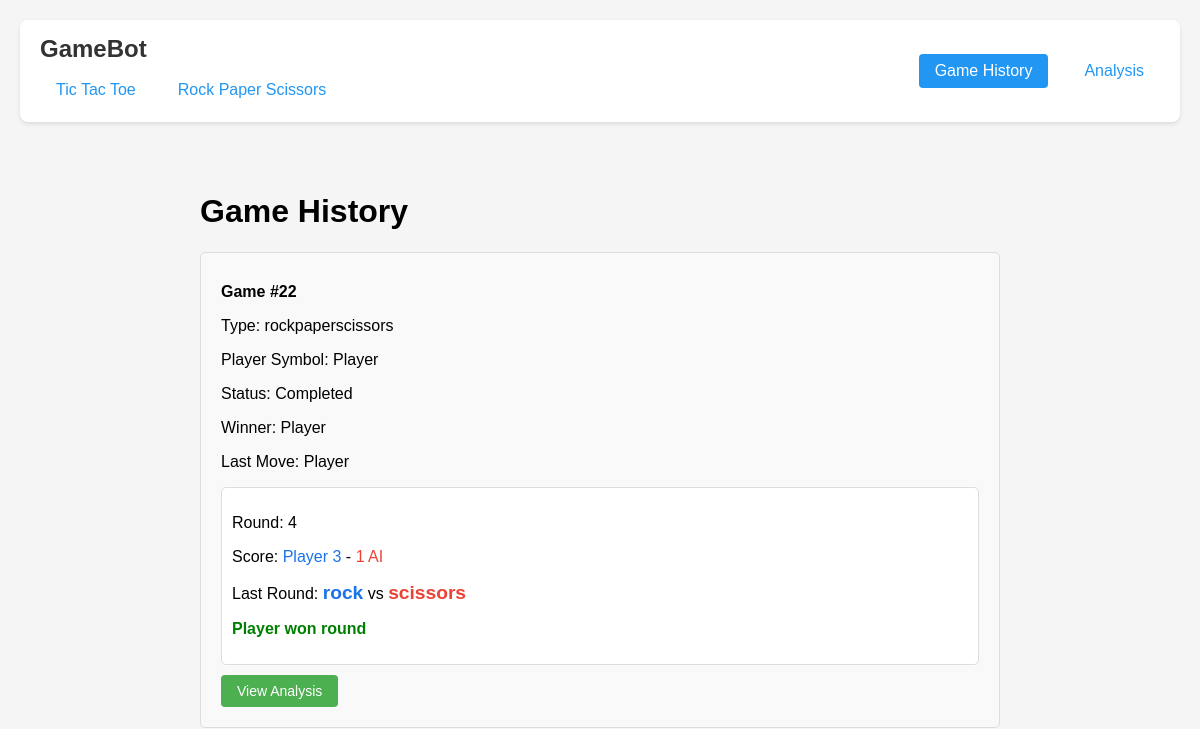
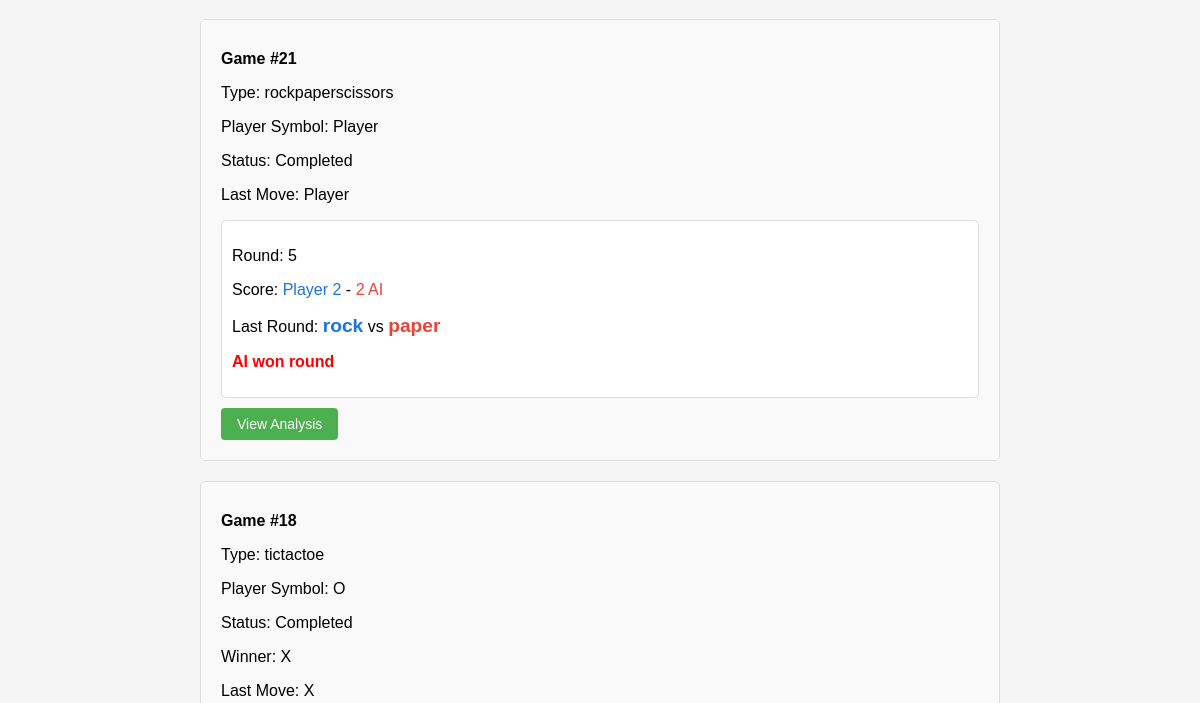
Before: /games (upper part) with the older database file (2 pictures, top to bottom).
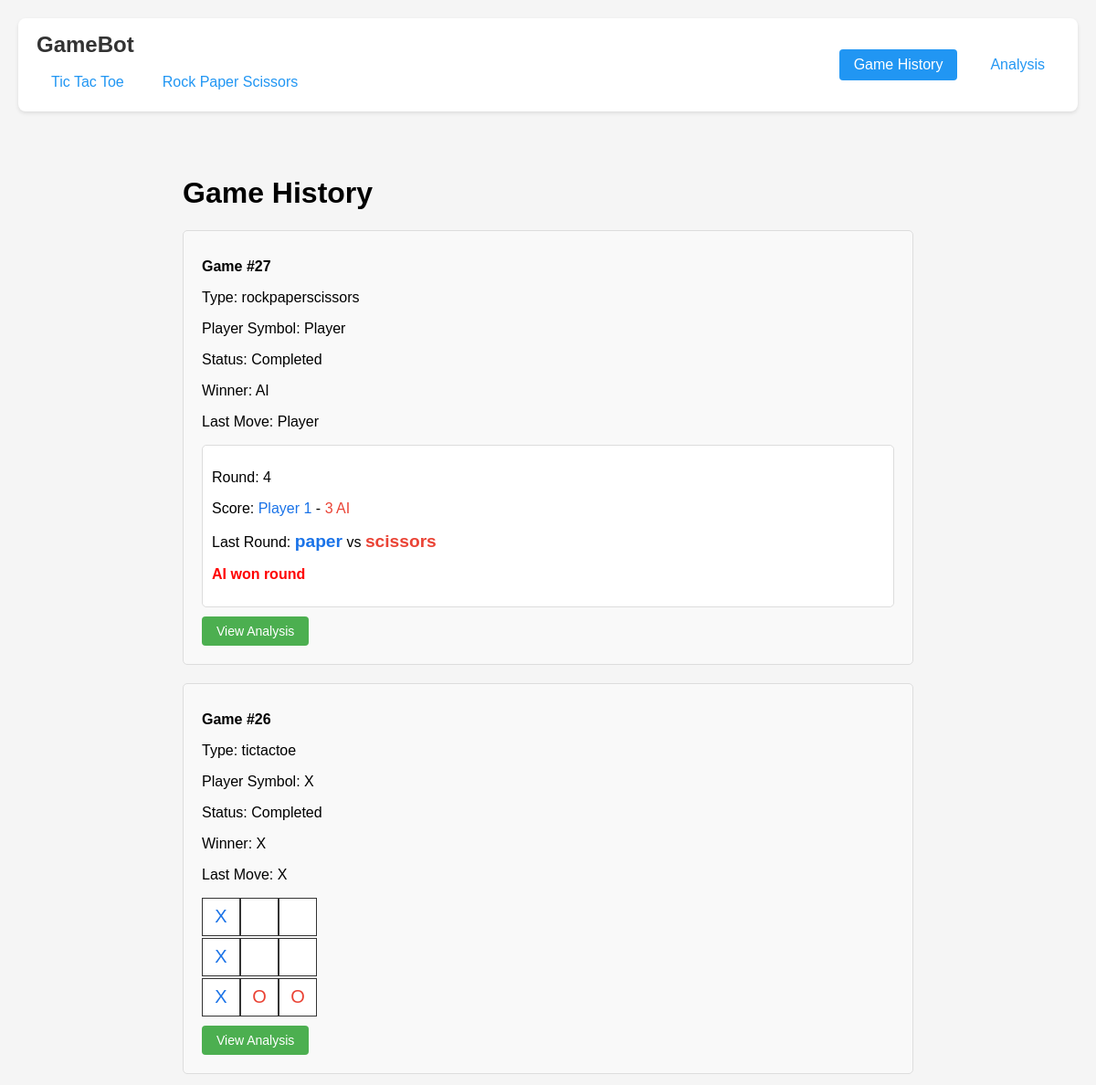
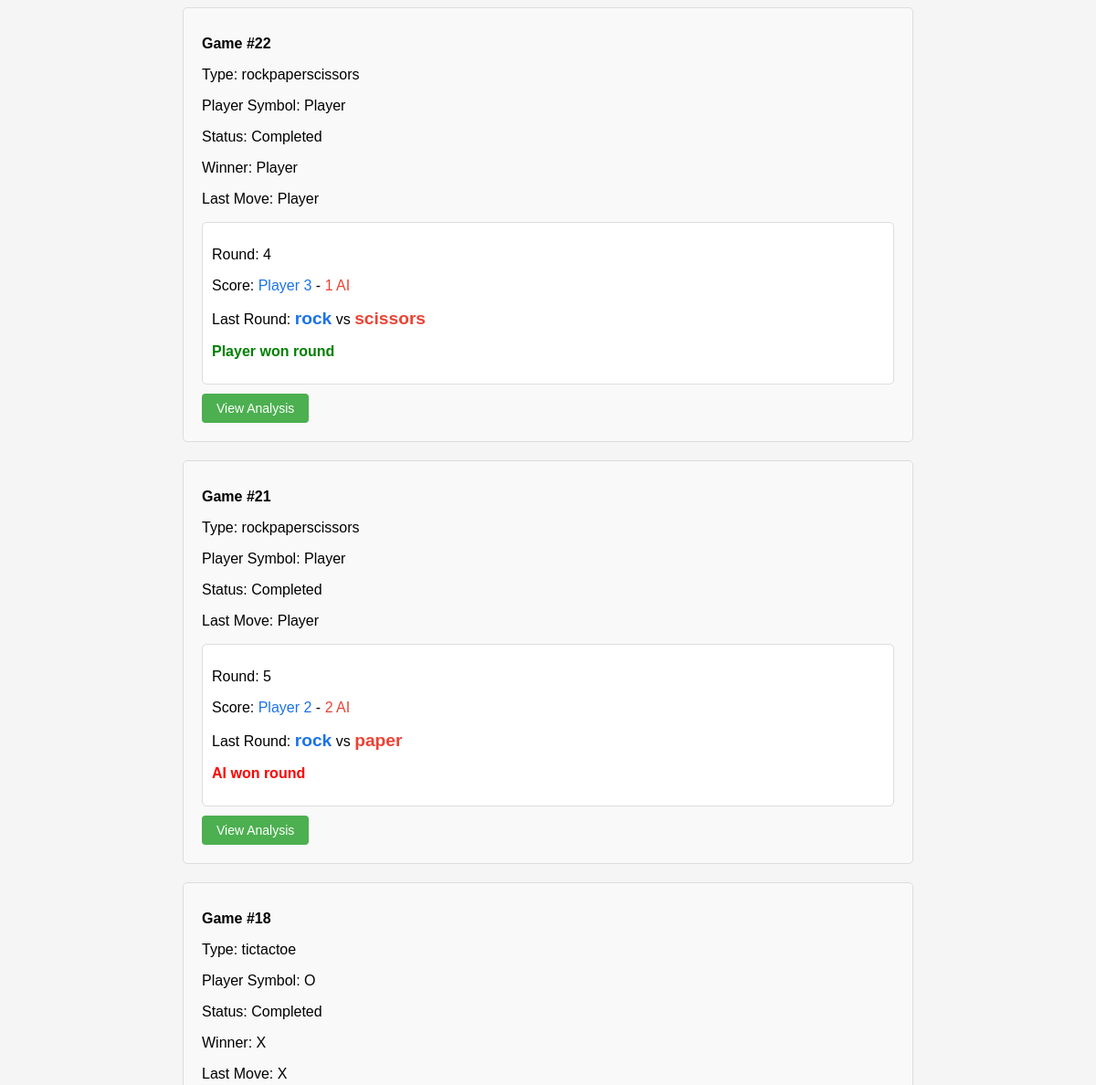
After: the same page with the newer database file (2 pictures, top to bottom).
### tables this page shows
CREATE TABLE games (
                    id INTEGER PRIMARY KEY AUTOINCREMENT,
                    game_type TEXT NOT NULL,
                    start_time TEXT NOT NULL,
                    end_time TEXT,
                    outcome TEXT,
                    winner TEXT,
                    player_symbol TEXT
                );

CREATE TABLE moves (
                    id INTEGER PRIMARY KEY AUTOINCREMENT,
                    game_id INTEGER NOT NULL,
                    player TEXT NOT NULL,
                    position_row INTEGER,
                    position_col INTEGER,
                    move_data TEXT NOT NULL,
                    board_state TEXT NOT NULL,
                    timestamp TEXT NOT NULL,
                    FOREIGN KEY (game_id) REFERENCES games (id)
                );

### routes/views.py (the view)
@views_bp.route('/games')
def game_history():
    from game_storage import GameStorage
    storage = GameStorage()
    storage.close()  # Close any existing connection to ensure fresh query
    games_list = storage.get_games_with_moves()
    return render_template('games.html', games=games_list)

### game_storage.py (called while the page is built)
    def _get_conn(self):
        if not hasattr(self._thread_local, 'conn'):
            self._thread_local.conn = sqlite3.connect(str(self.db_path))
            self._thread_local.conn.row_factory = sqlite3.Row
            self.create_tables()
        return self._thread_local.conn

    def get_games_with_moves(self, game_type=None):
        conn = self._get_conn()
        query = """
            SELECT DISTINCT g.id
            FROM games g
            JOIN moves m ON g.id = m.game_id
        """
        params = []
        if game_type:
            query += " WHERE g.game_type = ?"
            params.append(game_type)
        query += """
            ORDER BY CASE
                WHEN g.end_time IS NULL THEN 0
                ELSE 1
            END,
            g.start_time DESC
        """
        game_ids = conn.execute(query, params).fetchall()
        return [self.get_game_as_json(game_id["id"]) for game_id in game_ids]

    def close(self):
        if hasattr(self._thread_local, 'conn'):
            self._thread_local.conn.close()
            del self._thread_local.conn

### routes/views.py (called while the page is built)
@views_bp.context_processor
def utility_processor():
    return {'request': request}

### templates/games.html (shortened to what this page needs)
{% extends "base.html" %}
{% block content %}
<div class="container">
    <h1>Game History</h1>
    <div class="game-list">
        {% if games %}
            {% for game in games|sort(attribute='id', reverse=true) %}
            <div class="game-card">
                <div class="game-info">
                    <strong>Game #{{ game.id }}</strong>
                    <p>Type: {{ game.game_type }}</p>
                    <p>Player Symbol: {{ game.player_symbol }}</p>
                    <p>Status: {{ "Completed" if game.end_time else "In Progress" }}</p>
                    {% if game.winner %}
                    <p>Winner: {{ game.winner }}</p>
                    {% endif %}
                    {% if game.moves %}
                        {% set last_move = game.moves[-1] %}
                        <p>Last Move: {{ last_move.player }}</p>
                        {% if game.game_type == 'tictactoe' %}
                            <div class="mini-board">
                                {% for row in last_move.board_state %}
                                    {% for cell in row %}
                                        <div class="mini-cell {{ cell if cell != ' ' else '' }}">{{ cell if cell != ' ' else '' }}</div>
                                    {% endfor %}
                                {% endfor %}
                            </div>
                        {% elif game.game_type == 'rockpaperscissors' %}
                            <div class="rps-result">
                                <p>Round: {{ last_move.board_state.round }}</p>
                                <p>Score: <span class="rps-player">Player {{ last_move.board_state.player_score }}</span> - <span class="rps-ai">{{ last_move.board_state.ai_score }} AI</span></p>
                                {% if last_move.move_data %}
                                    <p>Last Round:
                                        <span class="rps-choice rps-player">{{ last_move.move_data.player_choice }}</span>
                                        vs
                                        <span class="rps-choice rps-ai">{{ last_move.move_data.ai_choice }}</span>
                                    </p>
                                    <p class="rps-round-result
                                        {% if last_move.move_data.result == 'player_win' %}
                                            player-win
                                        {% elif last_move.move_data.result == 'ai_win' %}
                                            ai-win
                                        {% else %}
                                            tie
                                        {% endif %}">
                                        {% if last_move.move_data.result == 'player_win' %}
                                            Player won round
                                        {% elif last_move.move_data.result == 'ai_win' %}
                                            AI won round
                                        {% else %}
                                            Tie
                                        {% endif %}
                                    </p>
                                {% endif %}
                            </div>
                        {% endif %}
                    {% else %}
                        <p>No moves made yet</p>
                    {% endif %}
                </div>
                <a href="/analysis?game_id={{ game.id }}" class="button">View Analysis</a>
            </div>
            {% endfor %}
        {% else %}
            <div class="game-card">
                <p>No games found. Play some games first!</p>
                <a href="/" class="button">Play Tic Tac Toe</a>
                <a href="/rockpaperscissors" class="button">Play Rock Paper Scissors</a>
            </div>
        {% endif %}
    </div>
</div>
{% endblock %}

### templates/base.html (shortened to what this page needs)
<!DOCTYPE html>
<html lang="en">
<head>
</head>
<body>
    <header class="header">
        <div>
            <h1>GameBot</h1>
            <div class="game-selection">
                <a href="/" class="nav-link {% if request.path == '/' %}active{% endif %}">Tic Tac Toe</a>
                <a href="/rockpaperscissors" class="nav-link {% if request.path == '/rockpaperscissors' %}active{% endif %}">Rock Paper Scissors</a>
            </div>
        </div>
        <nav class="nav-links">
            <a href="/games" class="nav-link {% if request.path == '/games' %}active{% endif %}">Game History</a>
            <a href="/analysis" class="nav-link {% if request.path == '/analysis' %}active{% endif %}">Analysis</a>
        </nav>
    </header>
    {% block content %}{% endblock %}
</body>
</html>

### templates/base.html (style rules this page uses)
body { font-family: Arial, sans-serif; max-width: 1200px; margin: 0 auto; padding: 20px; background-color: #f5f5f5; }
.header { background: white; padding: 15px 20px; border-radius: 8px; box-shadow: 0 2px 4px rgba(0,0,0,0.1); margin-bottom: 30px; display: flex; justify-content: space-between; align-items: center; }
.header h1 { margin: 0; color: #333; font-size: 24px; }
.nav-links { display: flex; gap: 20px; }
.nav-link { color: #2196F3; text-decoration: none; padding: 8px 16px; border-radius: 4px; transition: background-color 0.2s; }
.nav-link.active { background-color: #2196F3; color: white; }
.game-selection { display: flex; gap: 10px; margin-top: 10px; }

### templates/games.html (style rules this page uses)
.container { max-width: 800px; margin: 0 auto; padding: 20px; }
.game-list { display: grid; gap: 20px; }
.game-card { border: 1px solid #ddd; padding: 20px; border-radius: 5px; background-color: #f9f9f9; }
.mini-board { display: grid; grid-template-columns: repeat(3, 40px); gap: 2px; margin: 10px 0; }
.mini-cell { width: 40px; height: 40px; border: 1px solid #333; display: flex; align-items: center; justify-content: center; font-size: 20px; background-color: white; }
.mini-cell.X { color: #1a73e8; }
.mini-cell.O { color: #ea4335; }
.game-info { margin: 10px 0; }
.button { padding: 8px 16px; font-size: 14px; cursor: pointer; background-color: #4CAF50; color: white; border: none; border-radius: 4px; text-decoration: none; display: inline-block; }
.rps-result { border: 1px solid #ddd; padding: 10px; border-radius: 5px; background-color: white; margin-top: 10px; }
.rps-choice { font-weight: bold; font-size: 1.2em; }
.rps-player { color: #1a73e8; }
.rps-ai { color: #ea4335; }
.rps-round-result { margin-top: 5px; font-weight: bold; }
.player-win { color: green; }
.ai-win { color: red; }

Changed rows visible on the page:
added games: id "27", game_type "rockpaperscissors", player_symbol "Player", end_time "Completed", winner "AI", board_state.round "4", board_state.player_score "1", board_state.ai_score "3", move_data.player_choice "paper", move_data.ai_choice "scissors", shows "AI won round"
added moves: player "Player"
added games: id "26", game_type "tictactoe", player_symbol "X", end_time "Completed", winner "X", cell "X" "X" "X" "O" "O"
added moves: player "X"
